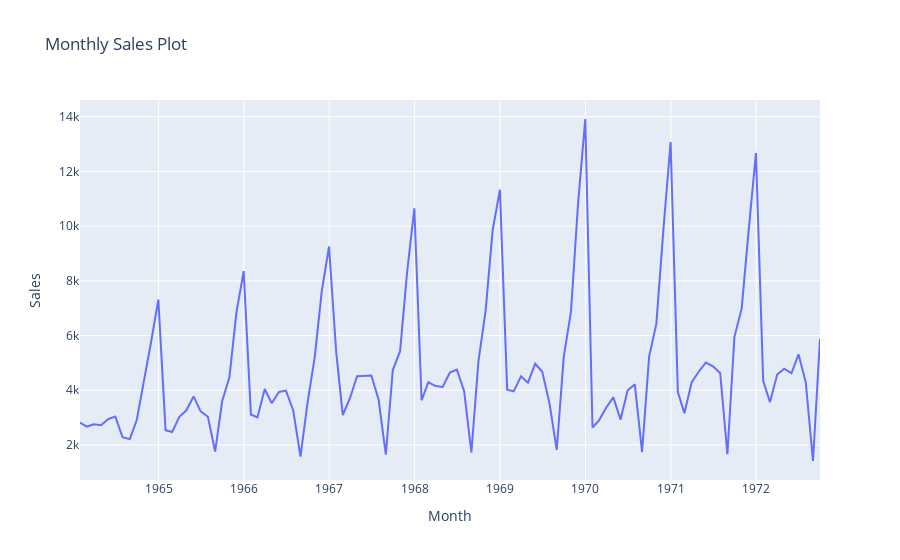

This figure's notebook cell:
### Markdown cell above
## Step 2: Visualizing the Data

### Code cell
import plotly.express as px
# Setting up Plotly for interactive notebook output
from plotly.offline import init_notebook_mode
init_notebook_mode(connected=True)
# Resampling the data to get monthly totals
monthly_df = df.resample('M').sum()

# Creating an interactive line plot
fig = px.line(monthly_df, x=monthly_df.index, y='Sales', title='Monthly Sales Plot')
fig.update_xaxes(title_text='Month')  #x axis
fig.update_yaxes(title_text='Sales')  # y axis
fig.show()
